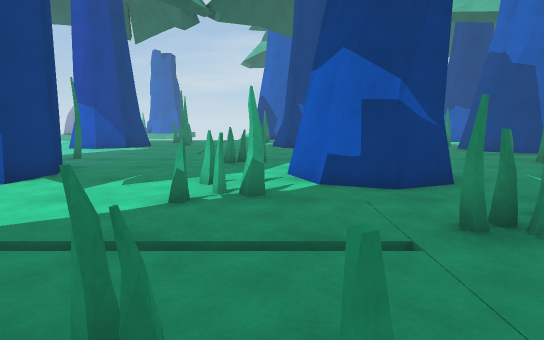
View 1 (above)

20 first-person views from a walk through a scene from a Unity 3-D project. The camera is 1.3 m above the floor, tilts 8° down and sees 75° across. The floor is counted in squares, 1 m on a side. Each view is taken from the middle of a square. On the plan, view 1 faces up. The plan holds only what a view shows up to about 15 squares ahead; the rest is blank. The place goes on beyond the plan.

View 2
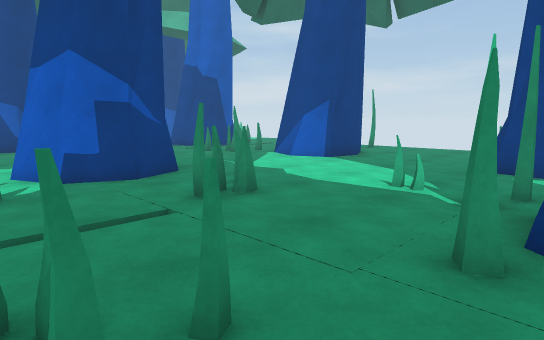

View 3
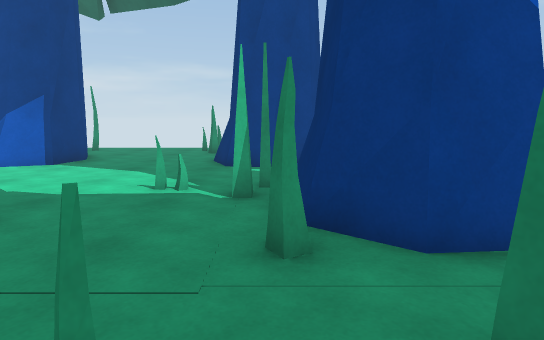

View 4
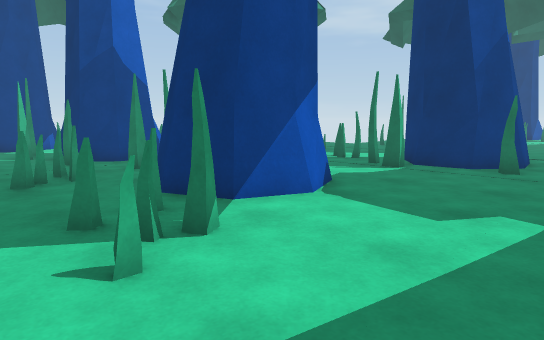

View 5
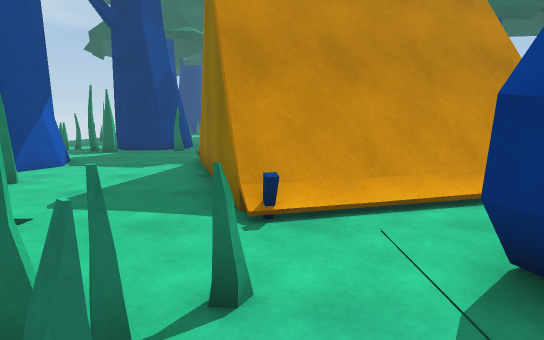

View 6
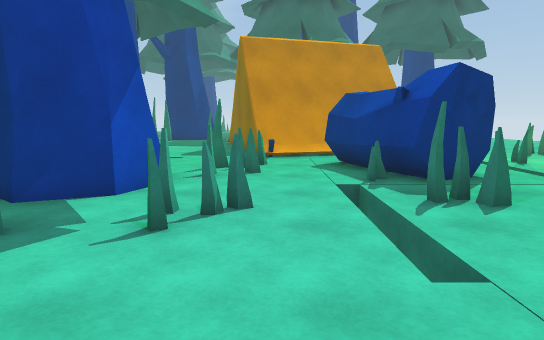

View 7
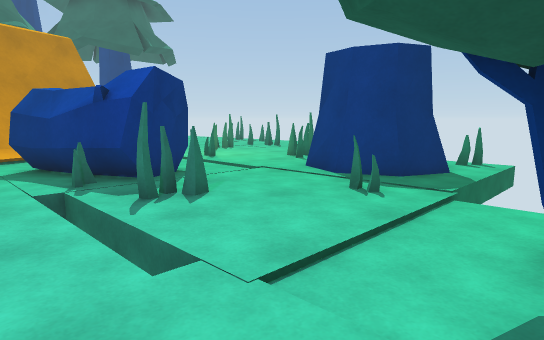

View 8
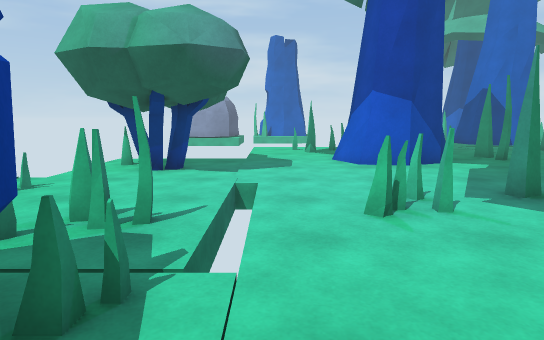

View 9
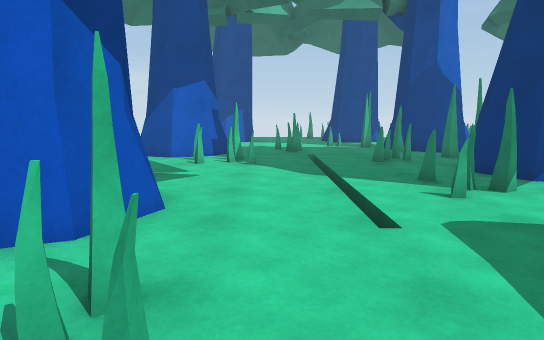

View 10
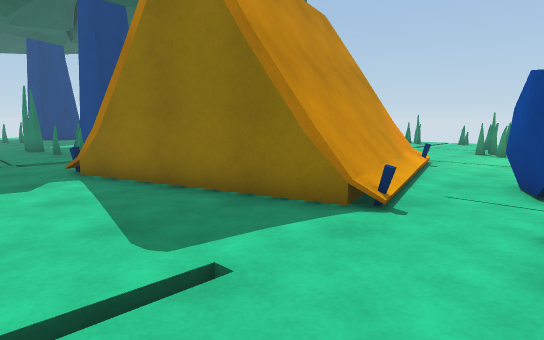

View 11
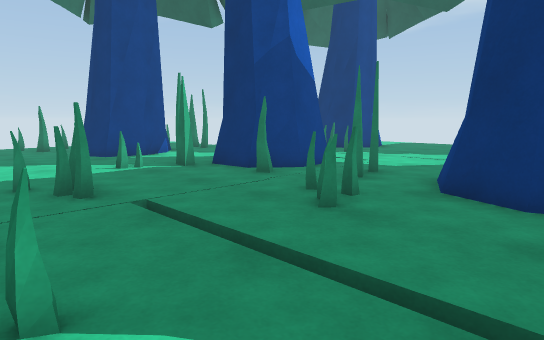

View 12
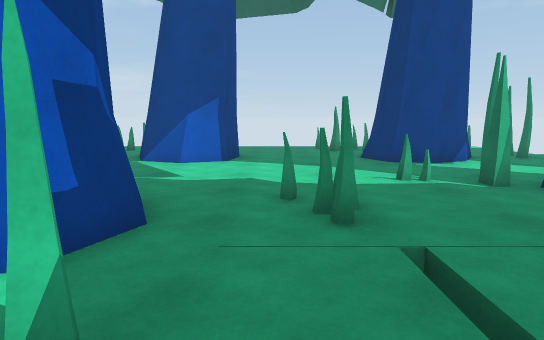

View 13
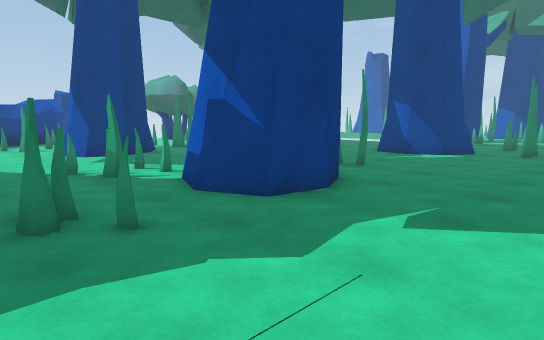

View 14
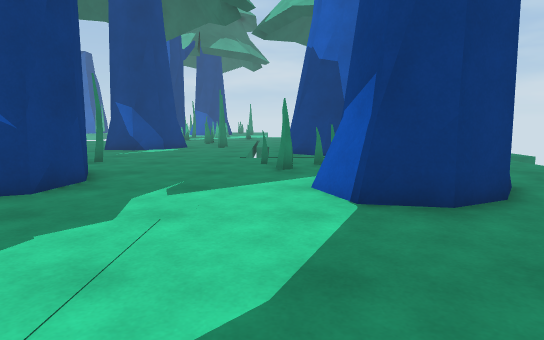

View 15
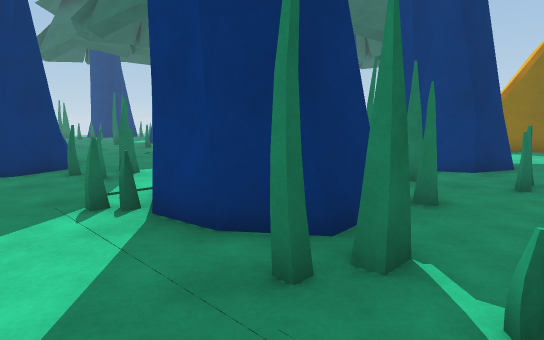

View 16
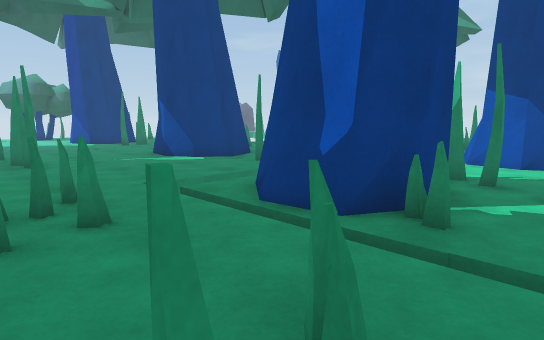

View 17
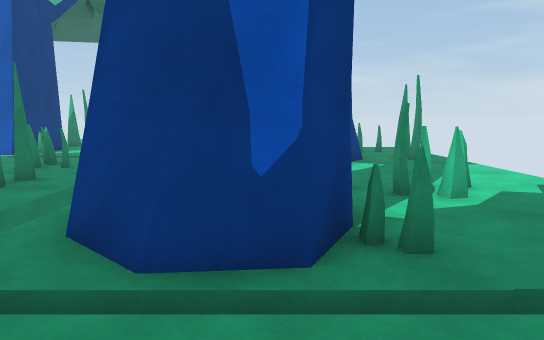

View 18
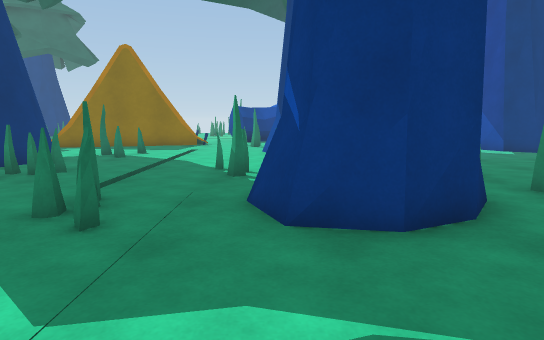

View 19
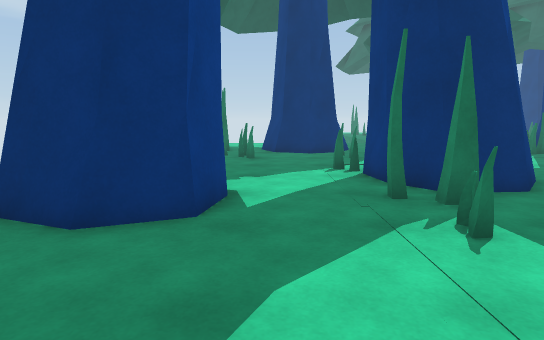

View 20
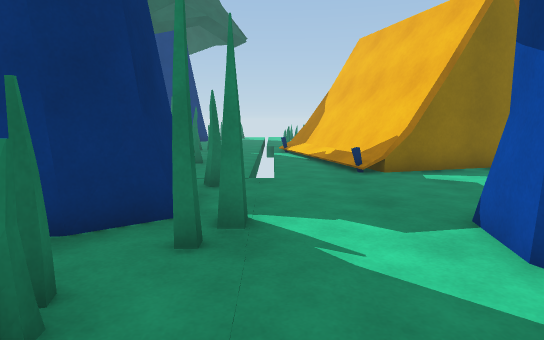

### Floor plan
Key: @ floor where view 1 was taken; # wall or solid block; x gap in a wall; . floor; / step, stairs or slope; = window, fence, low wall or low ledge; T tree; O other object.
Columns run from 20 left of view 1 to 14 right of it. Each row starts with its distance up from view 1.
 18     O     TT TT        TT
 17     OO     T T       TTT        ###
 16     OOO  .                      #.
 15      O                       ####.
 14    .....                     .###.
 13 O .=....
 12 OO......  T TT      T       T
 11  OO.....  T        TT       T  .
 10  O...##.=   TTT      TTT          .
  9 O.....O.    T T      TT T     TT  T
  8 =.. OOO  .  TTT      TTTT    TT T T
  7 ... O OO  T TTT    T TTT    .TTTT
  6 ... O OO.TT   . .  TT ..... .  T
  5 ..# OOOO.         .   ..#...
  4 .............         .#....
  3 =.......O#...         .......
  2 ...//==####..         ....=.. T  T
  1 .. ########..  TT     ...#...TTTTTT
  0  =  ##    #..    T .@ .#..#. T
 -1           #..   TTT.TT.###.. TT
 -2          ###.  TT TT T.###..
 -3       ######.   TTT   .####.
 -4      ###==/=.         .=##=.  TT
 -5      #///....
 -6      #=      ...... .    T   T
 -7             .#..#x#     TT   TT
 -8       T     .####.#.      TT
 -9       T      #  # .. .   TTTT T
-10              #    .. =   TTT  T
-11            T             T
-12            T

Where each view was taken, in squares from view 1:
view 1: 0 up, 0 right, facing up
view 2: 1 down, 1 left, facing up-right
view 3: 0 up, 1 left, facing right
view 4: 3 up, 9 left, facing down-right
view 5: 8 up, 11 left, facing down
view 6: 16 up, 11 left, facing down
view 7: 16 up, 11 left, facing down-left
view 8: 6 up, 12 left, facing up
view 9: 5 up, 12 left, facing right
view 10: 6 up, 6 left, facing down-left
view 11: 6 up, 4 left, facing down-right
view 12: 5 up, 2 left, facing right
view 13: 3 up, 8 right, facing up-left
view 14: 1 up, 8 right, facing up
view 15: 2 up, 8 right, facing down-left
view 16: 10 up, 14 right, facing up-left
view 17: 11 up, 11 right, facing up
view 18: 7 up, 8 right, facing left
view 19: 6 up, 8 right, facing down
view 20: 6 down, 0 right, facing left
